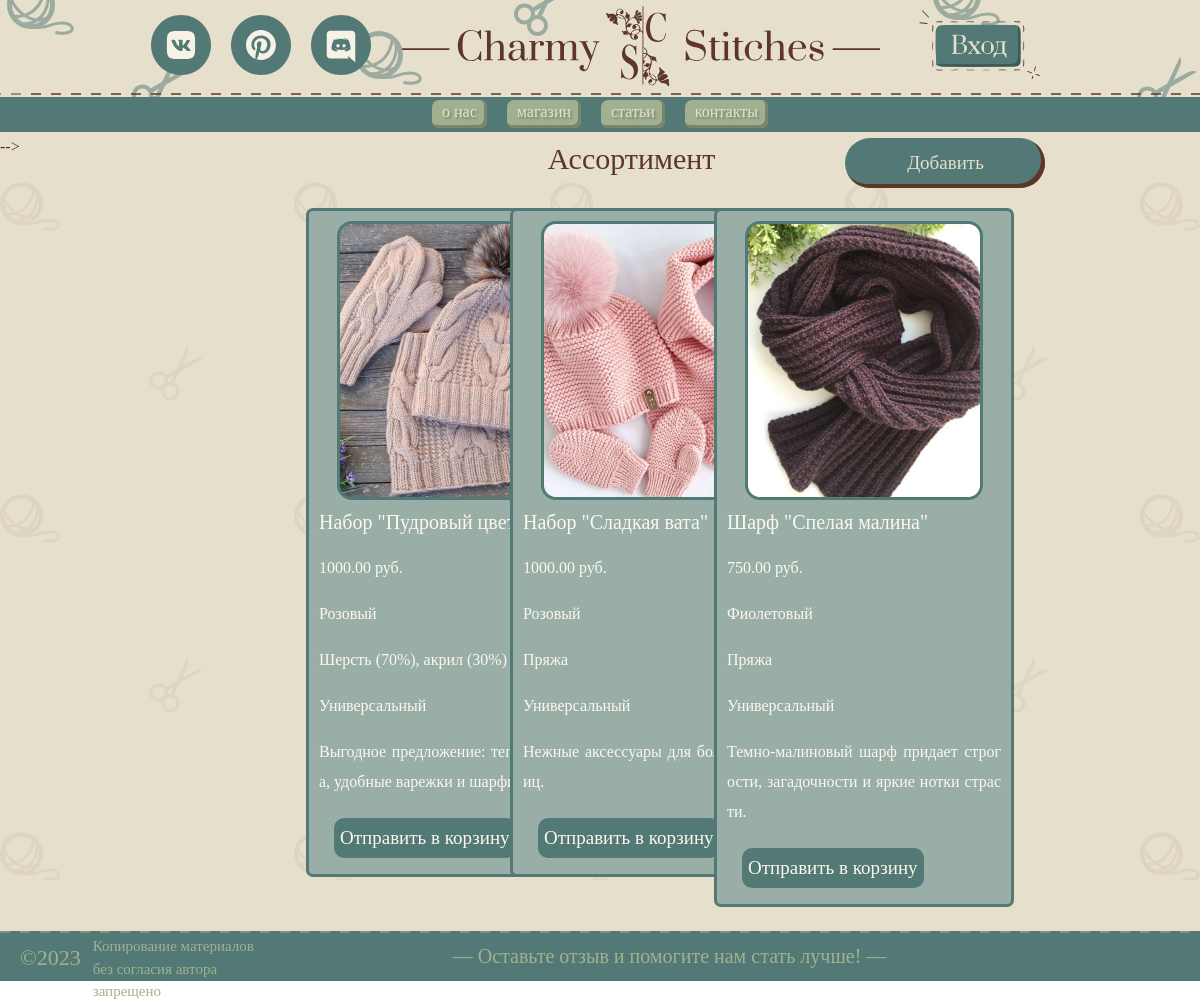
The app's page /shop/ with its own data.
### products/models.py (models this page shows, shortened)
class Product(models.Model):
    name = models.CharField(max_length=256)
    price = models.DecimalField(max_digits=6, decimal_places=2)
    size = models.CharField(max_length=256)
    color = models.CharField(max_length=256)
    material = models.CharField(max_length=256)
    description = models.TextField()
    quantity = models.PositiveIntegerField(default=0)
    image = models.ImageField(upload_to='product_images', blank=True)

### products/views.py (the view)
# urls.py: path('shop/', shop, name='shop'),
def shop(request):
    productlist = Product.objects.all()
    return render(request, 'products/shop.html', {'productlist': productlist})

### products/templates/products/shop.html
{% extends 'products/base.html' %}
{% load static %}
{% block css %}
    <link rel="stylesheet" href= "{% static 'css/header_footer.css' %}">
    <link rel="stylesheet" href= "{% static 'css/shop.css' %}">
{% endblock %}
{% block content %}
    <div class="shop">
        <div id="TextAndButton">-->
            <div class="ShopText">Ассортимент</div>
            <a href="{% url 'product' %}"><button class="Add">Добавить</button></a>
        </div>
        <div class="cards">
            <div class="row justify-content-center">
                {% for product in productlist %}
                    <div class="col-lg-2 col-md-6 mb-4">
                         <div class="productcard">
                             {% if product.image %}
                                <img src="{{ product.image.url }}" class="productimage">
                             {% else %}
                                <p></p>
                             {% endif %}
                            <p class="productname">{{ product.name }}</p>
                            <p class="productprice">{{ product.price }} руб.</p>
                            <p class="productcolor">{{ product.color }}</p>
                            <p class="productmaterial">{{ product.material }}</p>
                            <p class="productsize">{{ product.size }}</p>
                            <p class="productdiscription">{{ product.description }}</p>
                            <p><button type="button" class="submitbutton">Отправить в корзину</button></p>
                        </div>
                    </div>
                {% endfor %}
            </div>
        </div>
    </div>
{% endblock %}

### products/templates/products/base.html (shortened to what this page needs)
{% load static %}
<!DOCTYPE html>
<html lang="en">
<head>
    <link href="https://cdn.jsdelivr.net/npm/bootstrap@5.3.2/dist/css/bootstrap.min.css" rel="stylesheet">
    <link rel="stylesheet" href="https://cdnjs.cloudflare.com/ajax/libs/animate.css/4.1.1/animate.min.css"/>
    <link href="https://cdn.jsdelivr.net/npm/bootstrap@5.0.2/dist/css/bootstrap.min.css" rel="stylesheet">
    {% block css %} {% endblock %}
</head>
<body>
    <div class="top">
        <header>
            <a target="_blank" href="https://vk.com/daria_silentium" class="headerbutton jumpbuttons">
                <img src="{% static 'svg/header and nav/Вк.svg' %}" height="60px">
            </a>
            <a target="_blank" href="https://pin.it/swnjNBZ" class="headerbutton jumpbuttons">
                <img src="{% static 'svg/header and nav/Пинтерест.svg' %}" height="60px">
            </a>
            <a target="_blank" href="https://discord.com/" class="headerbutton jumpbuttons">
                <img src="{% static 'svg/header and nav/Дискорд.svg' %}" height="60px">
            </a>
            <a href="{% url 'index' %}" class="headerbutton jumpbuttons">
                <img src="{% static 'svg/header and nav/Логотип.svg' %}" id="logosize">
            </a>
            <a href="authorization.html" class="headerbutton jumpbuttons">
                <img src="{% static 'svg/header and nav/Вход.svg' %}" alt="" height="70px" width="138">
            </a>
    </header>
    <nav>
        <a href="about.html" class="navbutton jumpbuttons">
            о нас
        </a>
        <a href="{% url 'shop' %}" class="navbutton jumpbuttons">
            магазин
        </a>
        <a href="articles.html" class="navbutton jumpbuttons">
            статьи
        </a>
        <a href="contacts.html" class="navbutton jumpbuttons">
            контакты
        </a>
    </nav>
    </div>
    {% block content %} {% endblock %}
    <footer>
        <div id="footertext">
            <div id="c2023">
                ©2023
            </div>
            <div id="copy">
                Копирование материалов без согласия автора запрещено
            </div>
            <div id="feedback">
            — Оставьте отзыв и помогите нам стать лучше! —
            </div>
        </div>
    </footer>
</body>
</html>

### static/css/header_footer.css (style rules this page uses)
* { font-family: Prata; }
html,body { overflow-x: clip; }
header { height: 97px; background-image: url(../svg/Клубки\ и\ ножницы.svg); background-color: #E6DFCC; text-align: center; }
nav { height: 35px; background-color: #527976; text-align: center; padding-top: 3px; }
.top { position: -webkit-sticky; position: sticky; top: 0; }
.navbutton { padding: 0px 10px 0px 10px; height: 28px; background-color: #A1B190; border:none; -webkit-box-shadow: -22px -18px 0px 1px rgba(121, 133, 108, 1) inset; -moz-box-shadow: -22px -18px 0px 1px rgba(121, 133, 108, 1) inset; box-shadow: -2px -2px 0px 1px rgba(121, 133, 108, 1) inset; border-radius: 7px; color: #E6DFCC; text-shadow: 2px 2px 2px #00000044; text-decoration: none; }
.headerbutton { border: none; background: none; }
.jumpbuttons { display: inline-block; margin: 0 0.5rem; animation: bounceIn; animation-duration: 2s; }
footer { height: 50px; background-color: #527976; background-image: url(../svg/footer/Пунктир\ по\ ширине\ страницы.svg); background-repeat:repeat-x; }
#footertext { display: flex; }
#c2023 { font-size: 22px; color: #A1B190; padding-top: 10px; padding-left: 20px; }
#copy { font-size: 15px; width: 15%; color: #A1B190; padding-top: 4px; padding-left: 1%; }
#feedback { font-size: 20px; color: #A1B190; padding-left: 16%; padding-top: 10px; }
#logosize { height:90px; width:500px; }

### static/css/shop.css (style rules this page uses)
.shop { height: auto; background-color: #E6DFCC; background-image: url(../svg/body/Клубки\ и\ ножницы2.svg); background-repeat: round; color: #5E3628; text-align: justify; line-height: 30px; max-width: 1980px; margin: auto; }
#TextAndButton { display: flex; }
.ShopText { padding-left: 44%; font-size: 30px; padding-top: 1%; }
.Add { margin-top: 3%; margin-left: 65%; width: 200px; height: 50px; border: none; background-color: #527976; font-size: 19px; border-radius: 30px; color: #E6DFCC; -webkit-box-shadow: -22px -18px 0px 1px #5E3628 inset; -moz-box-shadow: -22px -18px 0px 1px #5E3628 inset; box-shadow: -3px -3px 0px 1px #5E3628 inset; }
.productcard { color: #fcf8ed; background-color: #98AEA6; width: 300px; height: auto; border-radius: 7px; border-color: #527976; border-style: solid; text-align: justify; word-break: break-all; padding-left: 10px; padding-right: 10px; padding-top: 10px; }
.productname { margin-top: 7px; font-size: 20px; }
.productimage { padding-left: 18px; }
.submitbutton { height: 40px; margin-left: 15px; margin-top: 5px; border: none; background-color: #527976; font-size: 19px; border-radius: 10px; color: #fcf8ed; }
.cards { margin-top: 20px; }

### records on screen
Product: image (picture), name "Набор \"Пудровый цветок\"", price "1000.00", color "Розовый", material "Шерсть (70%), акрил (30%)", size "Универсальный", description "Выгодное предложение: теплая шапочка, удобные варежки и шарфик в наборе."
Product: image (picture), name "Набор \"Сладкая вата\"", price "1000.00", color "Розовый", material "Пряжа", size "Универсальный", description "Нежные аксессуары для больших модниц."
Product: image (picture), name "Шарф \"Спелая малина\"", price "750.00", color "Фиолетовый", material "Пряжа", size "Универсальный", description "Темно-малиновый шарф придает строгости, загадочности и яркие нотки страсти."
